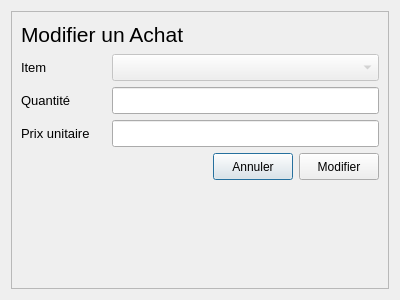
<?xml version="1.0" encoding="UTF-8"?>
<ui version="4.0">
 <class>Dialog</class>
 <widget class="QDialog" name="Dialog">
  <property name="geometry">
   <rect>
    <x>0</x>
    <y>0</y>
    <width>400</width>
    <height>300</height>
   </rect>
  </property>
  <property name="windowTitle">
   <string>Dialog</string>
  </property>
  <layout class="QGridLayout" name="gridLayout">
   <item row="0" column="0">
    <widget class="QFrame" name="frame">
     <property name="frameShape">
      <enum>QFrame::StyledPanel</enum>
     </property>
     <property name="frameShadow">
      <enum>QFrame::Raised</enum>
     </property>
     <layout class="QGridLayout" name="gridLayout_2">
      <item row="0" column="0">
       <layout class="QVBoxLayout" name="verticalLayout">
        <item>
         <layout class="QHBoxLayout" name="horizontalLayout_6">
          <item>
           <widget class="QLabel" name="label_5">
            <property name="minimumSize">
             <size>
              <width>85</width>
              <height>27</height>
             </size>
            </property>
            <property name="font">
             <font>
              <pointsize>16</pointsize>
             </font>
            </property>
            <property name="text">
             <string>Modifier un Achat</string>
            </property>
            <property name="margin">
             <number>0</number>
            </property>
           </widget>
          </item>
         </layout>
        </item>
        <item>
         <layout class="QHBoxLayout" name="horizontalLayout_3">
          <item>
           <widget class="QLabel" name="label_3">
            <property name="minimumSize">
             <size>
              <width>85</width>
              <height>27</height>
             </size>
            </property>
            <property name="maximumSize">
             <size>
              <width>85</width>
              <height>16777215</height>
             </size>
            </property>
            <property name="font">
             <font>
              <pointsize>10</pointsize>
             </font>
            </property>
            <property name="text">
             <string>Item</string>
            </property>
           </widget>
          </item>
          <item>
           <widget class="QComboBox" name="item_comboBox">
            <property name="enabled">
             <bool>false</bool>
            </property>
            <property name="minimumSize">
             <size>
              <width>220</width>
              <height>27</height>
             </size>
            </property>
           </widget>
          </item>
         </layout>
        </item>
        <item>
         <layout class="QHBoxLayout" name="horizontalLayout">
          <item>
           <widget class="QLabel" name="label">
            <property name="minimumSize">
             <size>
              <width>85</width>
              <height>27</height>
             </size>
            </property>
            <property name="maximumSize">
             <size>
              <width>85</width>
              <height>16777215</height>
             </size>
            </property>
            <property name="font">
             <font>
              <pointsize>10</pointsize>
             </font>
            </property>
            <property name="text">
             <string>Quantité</string>
            </property>
           </widget>
          </item>
          <item>
           <widget class="QLineEdit" name="quantite_lineEdit">
            <property name="minimumSize">
             <size>
              <width>220</width>
              <height>27</height>
             </size>
            </property>
            <property name="font">
             <font>
              <pointsize>10</pointsize>
             </font>
            </property>
           </widget>
          </item>
         </layout>
        </item>
        <item>
         <layout class="QHBoxLayout" name="horizontalLayout_2">
          <item>
           <widget class="QLabel" name="label_2">
            <property name="minimumSize">
             <size>
              <width>85</width>
              <height>27</height>
             </size>
            </property>
            <property name="maximumSize">
             <size>
              <width>85</width>
              <height>16777215</height>
             </size>
            </property>
            <property name="font">
             <font>
              <pointsize>10</pointsize>
             </font>
            </property>
            <property name="text">
             <string>Prix unitaire</string>
            </property>
           </widget>
          </item>
          <item>
           <widget class="QLineEdit" name="prixUnitaire_lineEdit">
            <property name="minimumSize">
             <size>
              <width>220</width>
              <height>27</height>
             </size>
            </property>
            <property name="font">
             <font>
              <pointsize>10</pointsize>
             </font>
            </property>
           </widget>
          </item>
         </layout>
        </item>
        <item>
         <layout class="QHBoxLayout" name="horizontalLayout_5">
          <item>
           <spacer name="horizontalSpacer">
            <property name="orientation">
             <enum>Qt::Horizontal</enum>
            </property>
            <property name="sizeHint" stdset="0">
             <size>
              <width>40</width>
              <height>20</height>
             </size>
            </property>
           </spacer>
          </item>
          <item>
           <widget class="QPushButton" name="annuler_pushButton">
            <property name="minimumSize">
             <size>
              <width>70</width>
              <height>27</height>
             </size>
            </property>
            <property name="text">
             <string>Annuler</string>
            </property>
           </widget>
          </item>
          <item>
           <widget class="QPushButton" name="modifier_pushButton">
            <property name="minimumSize">
             <size>
              <width>70</width>
              <height>27</height>
             </size>
            </property>
            <property name="text">
             <string>Modifier</string>
            </property>
           </widget>
          </item>
         </layout>
        </item>
       </layout>
      </item>
      <item row="1" column="0">
       <spacer name="verticalSpacer">
        <property name="orientation">
         <enum>Qt::Vertical</enum>
        </property>
        <property name="sizeHint" stdset="0">
         <size>
          <width>20</width>
          <height>2</height>
         </size>
        </property>
       </spacer>
      </item>
     </layout>
    </widget>
   </item>
  </layout>
 </widget>
 <resources/>
 <connections/>
</ui>
